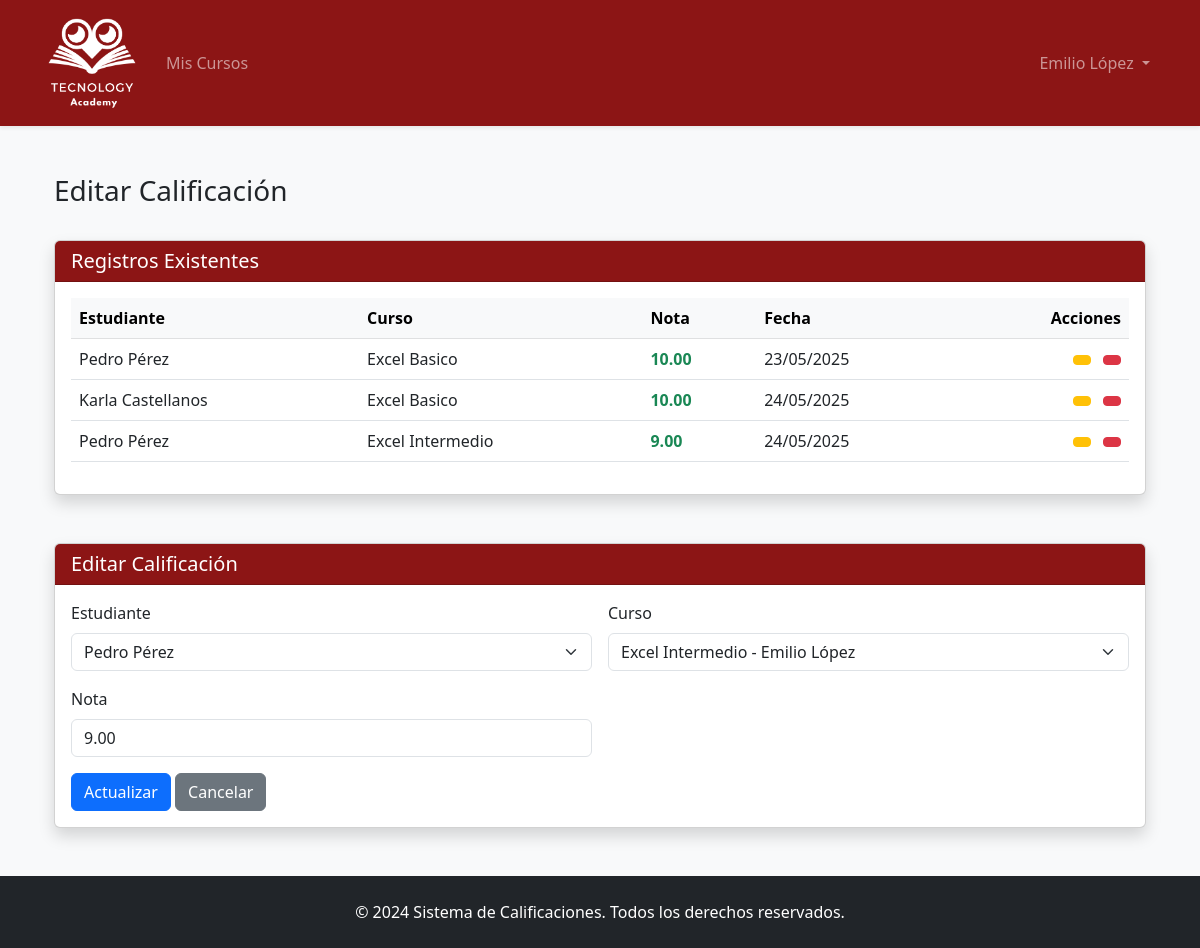
The app's page /gestion-calificaciones/editar/6/ (signed in) with its own data.
### calificaciones/models.py (models this page shows)
class UsuarioPersonalizado(AbstractUser):
    ROLES = (
        ('E', 'Estudiante'),
        ('P', 'Profesor'),
        ('A', 'Administrador'),
    )
    rol = models.CharField(max_length=1, choices=ROLES, default='E')

class Calificacion(models.Model):
    estudiante = models.ForeignKey(UsuarioPersonalizado, on_delete=models.CASCADE)
    curso = models.ForeignKey(Curso, on_delete=models.CASCADE)
    nota = models.DecimalField(max_digits=5, decimal_places=2)
    fecha = models.DateField(auto_now_add=True)

class Curso(models.Model):
    nombre = models.CharField(max_length=100)
    codigo = models.CharField(max_length=10, unique=True)
    profesor = models.ForeignKey(UsuarioPersonalizado, on_delete=models.SET_NULL, null=True)

### calificaciones/views.py (the view, shortened to what this page needs)
# urls.py: path('gestion-calificaciones/', views.gestion_calificaciones, name='gestion_calificaciones'),
@login_required
def gestion_calificaciones(request, calificacion_id=None):
    if request.user.rol not in ['P']:
        messages.error(request, 'Acceso restringido a profesores')
        return redirect('dashboard')
    editar = False
    instance = None
    cursos = Curso.objects.all()
    if request.user.rol == 'P':
        cursos = cursos.filter(profesor=request.user)
    estudiantes = UsuarioPersonalizado.objects.filter(rol='E') if request.user.rol == 'P' else None
    calificaciones = Calificacion.objects.filter(curso__profesor=request.user) if request.user.rol == 'P' else Calificacion.objects.all()
    calificaciones = calificaciones.select_related('curso', 'estudiante')
    if calificacion_id:
        instance = get_object_or_404(Calificacion, id=calificacion_id)
        editar = True
        if request.user.rol == 'P' and instance.curso.profesor != request.user:
            messages.error(request, 'No tienes permiso para editar esta calificación')
            return redirect('gestion_calificaciones')
    context = {
        'editar': editar,
        'cursos': cursos,
        'estudiantes': estudiantes,
        'calificaciones': calificaciones,
        'form': instance
    }
    return render(request, 'gestion_calificaciones.html', context)

### templates/gestion_calificaciones.html (shortened to what this page needs)
{% extends 'base.html' %}
{% load static %}
{% block content %}
<div class="container mt-4">
    <div class="d-flex justify-content-between align-items-center mb-4">
        <h3>
            {% if editar %}
                 Editar Calificación
            {% else %}
                <i class="bi bi-journal-plus"></i> Gestión de Calificaciones
            {% endif %}
        </h3>
    </div>
    <div class="card shadow mb-5">
        <div class="card-header bg-dark-red text-white">
            <h5 class="mb-0"> Registros Existentes</h5>
        </div>
        <div class="card-body">
            <div class="table-responsive">
                <table class="table table-hover align-middle">
                    <thead class="table-light">
                        <tr>
                            {% if user.rol == 'P' %}<th>Estudiante</th>{% endif %}
                            <th>Curso</th>
                            <th>Nota</th>
                            <th>Fecha</th>
                            <th class="text-end">Acciones</th>
                        </tr>
                    </thead>
                    <tbody>
                        {% for calificacion in calificaciones %}
                        <tr>
                            {% if user.rol == 'P' %}
                            <td>{{ calificacion.estudiante.get_full_name }}</td>
                            {% endif %}
                            <td>{{ calificacion.curso.nombre }}</td>
                            <td class="fw-bold {% if calificacion.nota >= 6.0 %}text-success{% else %}text-danger{% endif %}">
                                {{ calificacion.nota }}
                            </td>
                            <td>{{ calificacion.fecha|date:"d/m/Y" }}</td>
                            <td class="text-end">
                                <a href="{% url 'editar_calificacion' calificacion.id %}"
                                   class="btn btn-sm btn-warning me-2"
                                   data-bs-toggle="tooltip"
                                   title="Editar">
                                </a>
                                <form method="post"
                                      action="{% url 'eliminar_calificacion' calificacion.id %}"
                                      class="d-inline">
                                    <button type="submit"
                                            class="btn btn-sm btn-danger"
                                            data-bs-toggle="tooltip"
                                            title="Eliminar"
                                            onclick="return confirm('¿Está seguro de eliminar esta calificación?')">
                                    </button>
                                </form>
                            </td>
                        </tr>
                        {% endfor %}
                    </tbody>
                </table>
            </div>
        </div>
    </div>
    {% if request.GET.nueva or editar %}
    <div class="card shadow">
        <div class="card-header bg-dark-red text-white">
            <h5 class="mb-0">
                {% if editar %}Editar{% else %}Nueva{% endif %} Calificación
            </h5>
        </div>
        <div class="card-body">
            <form method="post">
                <div class="row g-3">
                    {% if user.rol == 'P' %}
                    <div class="col-md-6">
                        <label class="form-label">Estudiante</label>
                        <select class="form-select" name="estudiante" required>
                            {% for estudiante in estudiantes %}
                            <option value="{{ estudiante.id }}"
                                {% if form.estudiante.id == estudiante.id %}selected{% endif %}>
                                {{ estudiante.get_full_name }}
                            </option>
                            {% endfor %}
                        </select>
                    </div>
                    {% endif %}
                    <div class="col-md-6">
                        <label class="form-label">Curso</label>
                        <select class="form-select" name="curso" required>
                            {% for curso in cursos %}
                            <option value="{{ curso.id }}"
                                {% if form.curso.id == curso.id %}selected{% endif %}>
                                {{ curso.nombre }}
                                {% if curso.profesor %}
                                - {{ curso.profesor.get_full_name }}
                                {% endif %}
                            </option>
                            {% endfor %}
                        </select>
                    </div>
                    <div class="col-md-6">
                        <label class="form-label">Nota</label>
                        <input type="number"
                               class="form-control"
                               name="nota"
                               step="0.01"
                               min="0"
                               max="10"
                               value="{{ form.nota|default_if_none:'' }}"
                               required
                               placeholder="Ej: 8.5">
                    </div>
                    <div class="col-12">
                        <button type="submit" class="btn btn-primary">
                            {% if editar %}Actualizar{% else %}Guardar{% endif %}
                        </button>
                        {% if editar %}
                        <a href="{% url 'gestion_calificaciones' %}" class="btn btn-secondary">
                             Cancelar
                        </a>
                        {% endif %}
                    </div>
                </div>
            </form>
        </div>
    </div>
    {% endif %}
</div>
{% endblock %}

### templates/base.html (shortened to what this page needs)
{% load static %}
<!DOCTYPE html>
<html lang="es">
<head>
    <link href="https://cdn.jsdelivr.net/npm/bootstrap@5.3.0/dist/css/bootstrap.min.css" rel="stylesheet">
    <link rel="stylesheet" href="{% static 'css/custom.css' %}">
</head>
<body class="bg-light">
    <nav class="navbar navbar-expand-lg navbar-dark bg-dark-red shadow-sm">
        <div class="container">
            <a class="navbar-brand" href="{% url 'dashboard' %}">
                <img src="{% static 'img/logo.png' %}" alt="Logo" height="100">
            </a>
            <div class="collapse navbar-collapse" id="navbarNav">
                <ul class="navbar-nav me-auto">
                    {% if user.is_authenticated %}
                        {% if user.rol == 'E' %}
                            <li class="nav-item">
                                <a class="nav-link" href="{% url 'perfil_estudiante' %}">Mi Boletín</a>
                            </li>
                        {% elif user.rol == 'P' %}
                            <li class="nav-item">
                                <a class="nav-link" href="{% url 'gestion_calificaciones' %}">Mis Cursos</a>
                            </li>
                        {% elif user.rol == 'A' %}
                        <li class="nav-item">
                            <a class="nav-link" href="/admin"> Panel Administrativo</a>
                        </li>
                        {% endif %}
                    {% endif %}
                </ul>
                <ul class="navbar-nav">
                    {% if user.is_authenticated %}
                        <li class="nav-item dropdown">
                            <a class="nav-link dropdown-toggle" href="#" role="button" data-bs-toggle="dropdown">
                                {{ user.get_full_name }}
                            </a>
                        </li>
                    {% else %}
                        <li class="nav-item">
                            <a class="nav-link" href="{% url 'login' %}">Ingresar</a>
                        </li>
                    {% endif %}
                </ul>
            </div>
        </div>
    </nav>
    <main class="container my-5">
        {% block content %}{% endblock %}
    </main>
    <footer class="bg-dark text-white py-4 mt-5">
        <div class="container text-center">
            <p class="mb-0">&copy; 2024 Sistema de Calificaciones. Todos los derechos reservados.</p>
        </div>
    </footer>
</body>
</html>

### static/css/custom.css (style rules this page uses)
:root { --dark-red: #8C1515; --hover-red: #6a0f0f; }
.bg-dark-red { background-color: var(--dark-red) !important; }
.bg-dark-red { background-color: #8C1515; }

### records on screen
UsuarioPersonalizado: get_full_name "Emilio López"
Calificacion: estudiante.get_full_name "Pedro Pérez", curso.nombre "Excel Basico", nota "10.00", fecha "23/05/2025"
Calificacion: estudiante.get_full_name "Karla Castellanos", curso.nombre "Excel Basico", nota "10.00", fecha "24/05/2025"
Calificacion: estudiante.get_full_name "Pedro Pérez", curso.nombre "Excel Intermedio", nota "9.00", fecha "24/05/2025", estudiante "Pedro Pérez", curso "Excel Intermedio - Emilio López"
